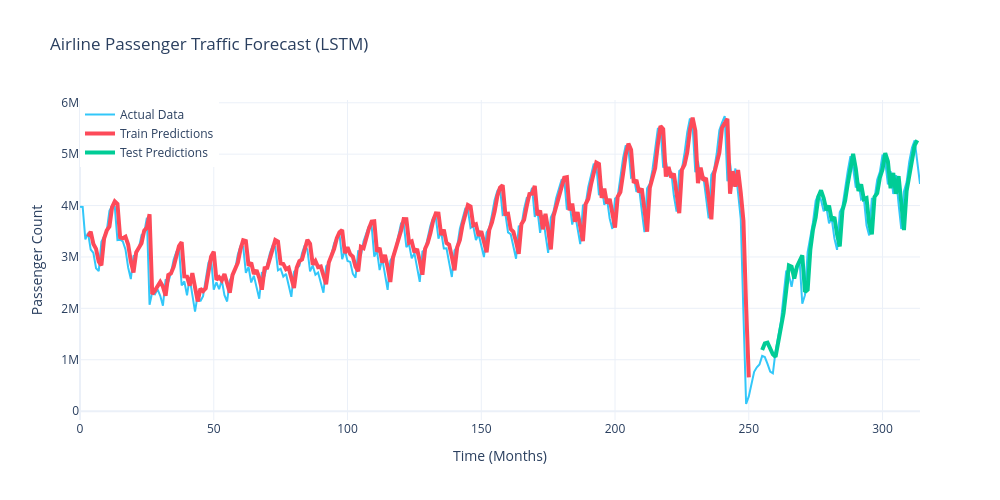

The code cell stored with this chart in its notebook:
### Code cell
import numpy as np
import plotly.graph_objects as go

# array vacío para graficar
trainPredictPlot = np.empty_like(dataset_values, dtype=float)
trainPredictPlot[:] = np.nan
trainPredictPlot[look_back:len(trainPredict_inv)+look_back, 0] = trainPredict_inv[:,0]

testPredictPlot = np.empty_like(dataset_values, dtype=float)
testPredictPlot[:] = np.nan
test_start = train_size + look_back
testPredictPlot[test_start:test_start+len(testPredict_inv), 0] = testPredict_inv[:,0]

# gráfico
fig = go.Figure()

# 1. Actual Data (Datos Reales)
fig.add_trace(go.Scatter(
    y=dataset_values[:,0],
    mode='lines',
    name='Actual Data',  # Traducido
    line=dict(color="#32C7F9")
))

# 2. Train Prediction
fig.add_trace(go.Scatter(
    y=trainPredictPlot[:,0],
    mode='lines',
    name='Train Predictions', # Traducido
    line=dict(color="#FD4A59", width=4)
))

# 3. Test Prediction
fig.add_trace(go.Scatter(
    y=testPredictPlot[:,0],
    mode='lines',
    name='Test Predictions', # Traducido
    line=dict(color='#00CC96', width=4)
))

# Configuración del diseño
fig.update_layout(
    title='Airline Passenger Traffic Forecast (LSTM)', # Traducido
    xaxis_title='Time (Months)', # Traducido
    yaxis_title='Passenger Count', # Traducido
    template='plotly_white',
    legend=dict(x=0, y=1, traceorder="normal"),
    width=1000, 
    height=500
)

fig.show()

### Figure 1 — Plotly figure (JSON) as saved in the notebook; plotly's stock layout.template omitted (floating-point values rounded to 4 significant figures; data arrays with more than 128 entries replaced by an {"elided": "..."} marker saying what was removed)
{"data": [{"line": {"color": "#32C7F9"}, "mode": "lines", "name": "Actual Data", "type": "scatter", "y": {"elided": "315 int values"}}, {"line": {"color": "#FD4A59", "width": 4}, "mode": "lines", "name": "Train Predictions", "type": "scatter", "y": {"elided": "315 float values"}}, {"line": {"color": "#00CC96", "width": 4}, "mode": "lines", "name": "Test Predictions", "type": "scatter", "y": {"elided": "315 float values"}}], "layout": {"height": 500, "legend": {"traceorder": "normal", "x": 0, "y": 1}, "title": {"text": "Airline Passenger Traffic Forecast (LSTM)"}, "width": 1000, "xaxis": {"title": {"text": "Time (Months)"}}, "yaxis": {"title": {"text": "Passenger Count"}}}}
